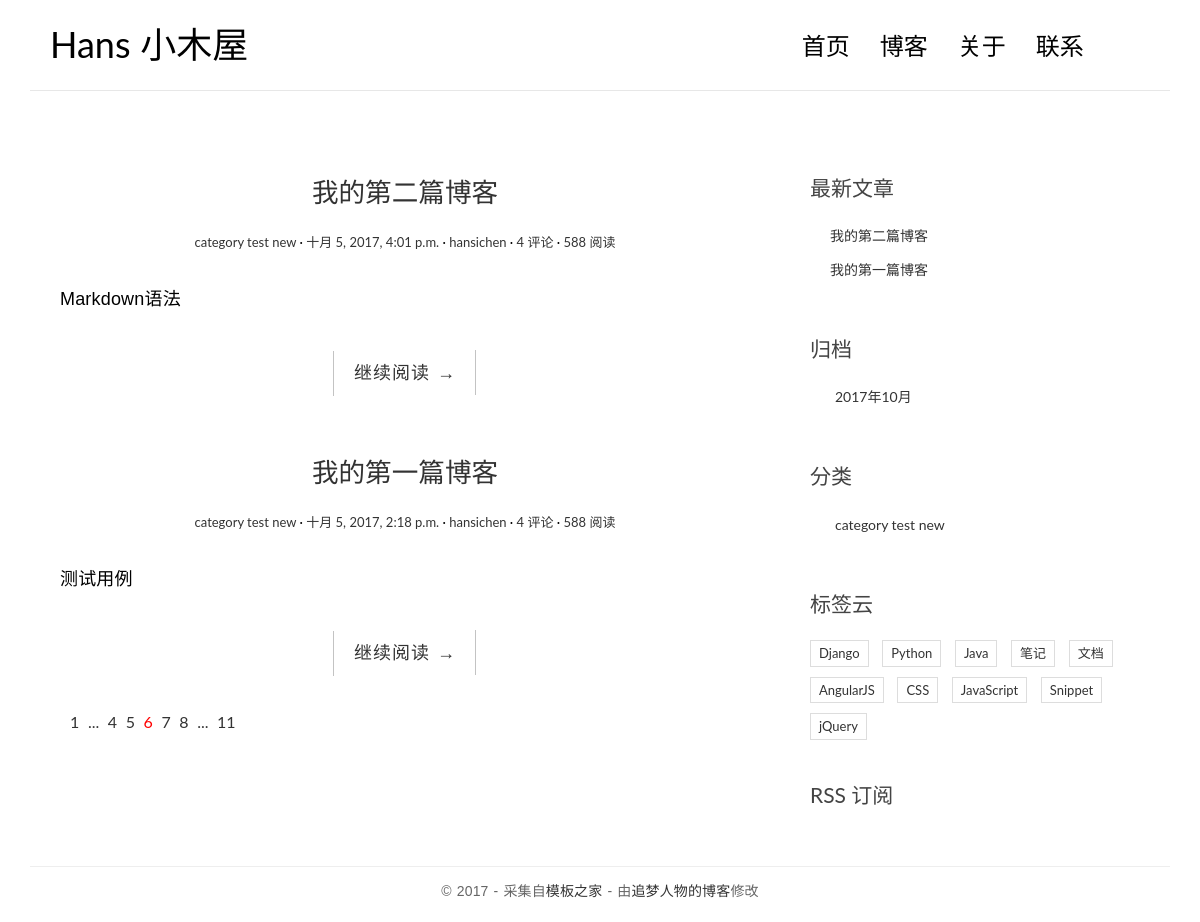
The page / on the database its author committed.
### blog/models.py (models this page shows, shortened)
class Post(models.Model):
    title=models.CharField(max_length=70)
    body=models.TextField()
    created_time=models.DateTimeField()
    modified_time=models.DateTimeField()
    excerpt=models.CharField(max_length=200,blank=True)
    category=models.ForeignKey(Category)
    tags=models.ManyToManyField(Tag,blank=True)
    author=models.ForeignKey(User)
    def get_absolute_url(self):
        return reverse('blog:detail',kwargs={'pk':self.pk})
    class Meta:
        ordering=['-created_time','title']

class Category(models.Model):
    name=models.CharField(max_length=100)

### blog/views.py (the view)
# urls.py: url(r'^$',views.index,name='index'),
def index(request):
    post_list=Post.objects.all().order_by('-created_time')
    return render(request,'blog/index.html',context={'post_list':post_list})

### blog/templatetags/blog_tags.py (called while the page is built)
@register.simple_tag
def get_recent_posts(num=5):
    return Post.objects.all().order_by('-created_time')[:num]

@register.simple_tag
def archives():
    return Post.objects.dates('created_time','month',order='DESC')

@register.simple_tag
def get_categories():
    return Category.objects.all()

### templates/blog/index.html (shortened to what this page needs)
{% extends 'base.html' %}
{% load staticfiles %}
            {% block main %}
            	{% for post in post_list %}
                <article class="post post-{{post.pk}}">
                    <header class="entry-header">
                        <h1 class="entry-title">
                            <a href="{{post.get_absolute_url}}">{{post.title}}</a>
                        </h1>
                        <div class="entry-meta">
                            <span class="post-category"><a href="#">{{post.category.name}}</a></span>
                            <span class="post-date"><a href="#"><time class="entry-date"
                                                                      datetime="{{post.created_time}}">{{post.created_time}}</time></a></span>
                            <span class="post-author"><a href="#">{{post.author}}</a></span>
                            <span class="comments-link"><a href="#">4 评论</a></span>
                            <span class="views-count"><a href="#">588 阅读</a></span>
                        </div>
                    </header>
                    <div class="entry-content clearfix">
                        <p>{{post.excerpt}}</p>
                        <div class="read-more cl-effect-14">
                            <a href="{{post.get_absolute_url}}" class="more-link">继续阅读 <span class="meta-nav">→</span></a>
                        </div>
                    </div>
                </article>
				{% empty %}
					<div class="no-post">暂时还没有发布的文章~</div>
				{% endfor %}
                <div class="pagination">
                    <ul>
                        <li><a href="">1</a></li>
                        <li><a href="">...</a></li>
                        <li><a href="">4</a></li>
                        <li><a href="">5</a></li>
                        <li class="current"><a href="">6</a></li>
                        <li><a href="">7</a></li>
                        <li><a href="">8</a></li>
                        <li><a href="">...</a></li>
                        <li><a href="">11</a></li>
                    </ul>
                </div>
                {% endblock main %}

### templates/base.html (shortened to what this page needs)
{% load staticfiles %}
{% load blog_tags %}
<!DOCTYPE html>
<html>
<head>
    <link rel="stylesheet" href="http://code.ionicframework.com/ionicons/2.0.1/css/ionicons.min.css">
   	<link rel="stylesheet" href="{% static 'blog/css/bootstrap.min.css' %}">
	<link rel="stylesheet" href="{% static 'blog/css/pace.css' %}">
	<link rel="stylesheet" href="{% static 'blog/css/custom.css' %}">
    <link rel="stylesheet" href="{% static 'blog/css/highlights/vs.css' %}">
</head>
<body>
<div class="container">
    <header id="site-header">
        <div class="row">
            <div class="col-md-4 col-sm-5 col-xs-8">
                <div class="logo">
                    <h1><a href="{% url 'blog:index' %}"><b>Hans</b>&nbsp;小木屋</a></h1>
                </div>
            </div>
            <div class="col-md-8 col-sm-7 col-xs-4">
                <nav class="main-nav" role="navigation">
                    <div class="collapse navbar-collapse" id="bs-example-navbar-collapse-1">
                        <ul class="nav navbar-nav navbar-right">
                            <li class="cl-effect-11"><a href="{% url 'blog:index' %}" data-hover="首页">首页</a></li>
                            <li class="cl-effect-11"><a href="full-width.html" data-hover="博客">博客</a></li>
                            <li class="cl-effect-11"><a href="about.html" data-hover="关于">关于</a></li>
                            <li class="cl-effect-11"><a href="contact.html" data-hover="联系">联系</a></li>
                        </ul>
                    </div>
                </nav>
            </div>
        </div>
    </header>
</div>
<div class="content-body">
    <div class="container">
        <div class="row">
            <main class="col-md-8">
                {% block main %}
                {% endblock main %}
            </main>
            <aside class="col-md-4">
                <div class="widget widget-recent-posts">
                    <h3 class="widget-title">最新文章</h3>
                    {% get_recent_posts as recent_post_list %}
                    <ul>
                        {% for post in recent_post_list %}
                        <li>
                            <a href="{{post.get_absolute_url}}">{{post.title}}</a>
                        </li>
                        {% empty %}
                        暂无文章
                        {% endfor %}
                    </ul>
                </div>
                <div class="widget widget-archives">
                    <h3 class="widget-title">归档</h3>
                    {% archives as date_list %}
                    <ul>
                        {% for date in date_list %}
                        <li>
                            <a href="{% url 'blog:archives' date.year date.month %}">{{date.year}}年{{date.month}}月</a>
                        </li>
                        {% empty %}
                        暂无归档
                        {% endfor %}
                    </ul>
                </div>
                <div class="widget widget-category">
                    <h3 class="widget-title">分类</h3>
                    {% get_categories as category_list %}
                    <ul>
                        {% for category in category_list %}
                        <li>
                            <a href="{% url 'blog:category' category.pk %}">{{category.name}}</a>
                        </li>
                        {% endfor %}
                    </ul>
                </div>
                <div class="widget widget-tag-cloud">
                    <h3 class="widget-title">标签云</h3>
                    <ul>
                        <li>
                            <a href="#">Django</a>
                        </li>
                        <li>
                            <a href="#">Python</a>
                        </li>
                        <li>
                            <a href="#">Java</a>
                        </li>
                        <li>
                            <a href="#">笔记</a>
                        </li>
                        <li>
                            <a href="#">文档</a>
                        </li>
                        <li>
                            <a href="#">AngularJS</a>
                        </li>
                        <li>
                            <a href="#">CSS</a>
                        </li>
                        <li>
                            <a href="#">JavaScript</a>
                        </li>
                        <li>
                            <a href="#">Snippet</a>
                        </li>
                        <li>
                            <a href="#">jQuery</a>
                        </li>
                    </ul>
                </div>
                <div class="rss">
                    <a href=""> RSS 订阅</a>
                </div>
            </aside>
        </div>
    </div>
</div>
<footer id="site-footer">
    <div class="container">
        <div class="row">
            <div class="col-md-12">
                <p class="copyright">&copy 2017 - 采集自<a href="http://www.cssmoban.com/"
                                                        target="_blank" title="模板之家">模板之家</a>
                    - 由<a href="http://zmrenwu.com/" title="网页模板" target="_blank">追梦人物的博客</a>修改
                </p>
            </div>
        </div>
    </div>
</footer>
</body>
</html>

### blog/static/blog/css/custom.css (style rules this page uses)
* { outline: none; }
h1, h2, h3, h4, h5, h6 { margin-top: 0; }
b { font-weight: 400; }
a { color: #333; }
body { color: #444; font-family: 'Lato', sans-serif; }
p { font-family: 'Ubuntu', sans-serif; font-weight: 400; word-spacing: 1px; letter-spacing: 0.01em; }
#site-header { background-color: #FFF; padding: 25px 20px; margin-bottom: 40px; border-bottom: 1px solid #e7e7e7; }
.logo h1 a { color: #000; }
.logo h1 { margin: 0; font-family: 'Lato', sans-serif; font-weight: 300; }
.main-nav { margin-top: 11px; max-width: 95%; }
.main-nav a { color: #000000 !important; padding: 0 0 5px 0 !important; margin-right: 30px; font-family: 'Lato', sans-serif; font-weight: 300; font-size: 24px; }
.cl-effect-11 a { padding: 10px 0; color: #0972b4; text-shadow: none; }
.cl-effect-11 a::before { position: absolute; top: 0; left: 0; overflow: hidden; padding: 0 0 5px 0 !important; max-width: 0; border-bottom: 1px solid #000; color: #000; content: attr(data-hover); white-space: nowrap; -webkit-transition: max-width 0.5s; -moz-transition: max-width 0.5s; transition: max-width 0.5s; }
.content-body { padding-bottom: 4em; }
.post { background: #fff; padding: 30px 30px 0; }
.entry-title { text-align: center; font-size: 1.9em; margin-bottom: 20px; line-height: 1.6; padding: 10px 20px 0; }
.entry-meta { text-align: center; color: #DDDDDD; font-size: 13px; margin-bottom: 30px; }
.entry-content { font-size: 18px; line-height: 1.9; font-weight: 300; color: #000; }
.post-category::after, .post-date::after, .post-author::after, .comments-link::after { content: ' ·'; color: #000; }
.read-more { font-family: 'Ubuntu', sans-serif; font-weight: 400; word-spacing: 1px; letter-spacing: 0.01em; text-align: center; margin-top: 20px; }
.cl-effect-14 a { padding: 0 20px; height: 45px; line-height: 45px; position: relative; display: inline-block; margin: 15px 25px; letter-spacing: 1px; font-weight: 400; text-shadow: 0 0 1px rgba(255, 255, 255, 0.3); }
.cl-effect-14 a::before, .cl-effect-14 a::after { position: absolute; width: 45px; height: 1px; background: #C3C3C3; content: ''; -webkit-transition: all 0.3s; -moz-transition: all 0.3s; transition: all 0.3s; pointer-events: none; }
.cl-effect-14 a::before { top: 0; left: 0; -webkit-transform: rotate(90deg); -moz-transform: rotate(90deg); transform: rotate(90deg); -webkit-transform-origin: 0 0; -moz-transform-origin: 0 0; transform-origin: 0 0; }
.cl-effect-14 a::after { right: 0; bottom: 0; -webkit-transform: rotate(90deg); -moz-transform: rotate(90deg); transform: rotate(90deg); -webkit-transform-origin: 100% 0; -moz-transform-origin: 100% 0; transform-origin: 100% 0; }
.widget { background: #fff; padding: 30px 0 0; }
.widget-title { font-size: 1.5em; margin-bottom: 20px; line-height: 1.6; padding: 10px 0 0; font-weight: 400; }
.widget-recent-posts ul { padding: 0; margin: 0; padding-left: 20px; }
.widget-recent-posts ul li { list-style-type: none; position: relative; line-height: 170%; margin-bottom: 10px; }
.widget-recent-posts ul li::before { content: '\f3d3'; font-family: "Ionicons"; position: absolute; left: -17px; top: 3px; font-size: 16px; color: #000; }
.widget-archives ul { padding: 0; margin: 0; padding-left: 25px; }
.widget-archives ul li { list-style-type: none; position: relative; line-height: 170%; margin-bottom: 10px; }
.widget-archives ul li::before { content: '\f3f3'; font-family: "Ionicons"; position: absolute; left: -25px; top: 1px; font-size: 16px; color: #000; }
.widget-category ul { padding: 0; margin: 0; padding-left: 25px; }
.widget-category ul li { list-style-type: none; position: relative; line-height: 170%; margin-bottom: 10px; }
.widget-category ul li::before { content: '\f3fe'; font-family: "Ionicons"; position: absolute; left: -25px; top: 1px; font-size: 18px; color: #000; }
.widget-tag-cloud ul { padding: 0; margin: 0; margin-right: -10px; }
.widget-tag-cloud ul li { list-style-type: none; font-size: 13px; display: inline-block; margin-right: 10px; margin-bottom: 10px; padding: 3px 8px; border: 1px solid #ddd; }
.rss { font-size: 21px; margin-top: 30px; }
.rss a { color: #444; }
#site-footer { padding-top: 10px; padding: 0 0 1.5em 0; }
.copyright { text-align: center; padding-top: 1em; margin: 0; border-top: 1px solid #eee; color: #666; }
.pagination ul { list-style: none; }
.pagination ul li { display: inline-block; font-size: 16px; margin-right: 5px; }
.current a { color: red; }

### rows shown on the page
Post: title "我的第二篇博客", category.name "category test new", created_time "十月 5, 2017, 4:01 p.m.", author "hansichen", excerpt "Markdown语法"
Post: title "我的第一篇博客", category.name "category test new", created_time "十月 5, 2017, 2:18 p.m.", author "hansichen", excerpt "测试用例"
Category: name "category test new"

### other values the page prints
{{ date.year }} "2017"
{{ date.month }} "10"
